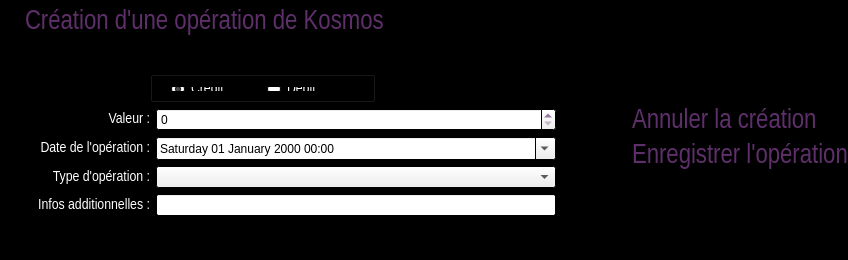
<?xml version="1.0" encoding="UTF-8"?>
<ui version="4.0">
 <class>CreateKosmosOperationClass</class>
 <widget class="QDialog" name="CreateKosmosOperationClass">
  <property name="geometry">
   <rect>
    <x>0</x>
    <y>0</y>
    <width>848</width>
    <height>260</height>
   </rect>
  </property>
  <property name="palette">
   <palette>
    <active>
     <colorrole role="WindowText">
      <brush brushstyle="SolidPattern">
       <color alpha="255">
        <red>94</red>
        <green>47</green>
        <blue>106</blue>
       </color>
      </brush>
     </colorrole>
     <colorrole role="Base">
      <brush brushstyle="SolidPattern">
       <color alpha="255">
        <red>255</red>
        <green>255</green>
        <blue>255</blue>
       </color>
      </brush>
     </colorrole>
     <colorrole role="Window">
      <brush brushstyle="SolidPattern">
       <color alpha="255">
        <red>0</red>
        <green>0</green>
        <blue>0</blue>
       </color>
      </brush>
     </colorrole>
    </active>
    <inactive>
     <colorrole role="WindowText">
      <brush brushstyle="SolidPattern">
       <color alpha="255">
        <red>94</red>
        <green>47</green>
        <blue>106</blue>
       </color>
      </brush>
     </colorrole>
     <colorrole role="Base">
      <brush brushstyle="SolidPattern">
       <color alpha="255">
        <red>255</red>
        <green>255</green>
        <blue>255</blue>
       </color>
      </brush>
     </colorrole>
     <colorrole role="Window">
      <brush brushstyle="SolidPattern">
       <color alpha="255">
        <red>0</red>
        <green>0</green>
        <blue>0</blue>
       </color>
      </brush>
     </colorrole>
    </inactive>
    <disabled>
     <colorrole role="WindowText">
      <brush brushstyle="SolidPattern">
       <color alpha="255">
        <red>120</red>
        <green>120</green>
        <blue>120</blue>
       </color>
      </brush>
     </colorrole>
     <colorrole role="Base">
      <brush brushstyle="SolidPattern">
       <color alpha="255">
        <red>0</red>
        <green>0</green>
        <blue>0</blue>
       </color>
      </brush>
     </colorrole>
     <colorrole role="Window">
      <brush brushstyle="SolidPattern">
       <color alpha="255">
        <red>0</red>
        <green>0</green>
        <blue>0</blue>
       </color>
      </brush>
     </colorrole>
    </disabled>
   </palette>
  </property>
  <property name="windowTitle">
   <string>Création d'opération de Kosmos</string>
  </property>
  <property name="windowIcon">
   <iconset resource="pokersphere.qrc">
    <normaloff>:/img/Resources/sphere.ico</normaloff>:/img/Resources/sphere.ico</iconset>
  </property>
  <layout class="QHBoxLayout" name="horizontalLayout_6">
   <property name="spacing">
    <number>0</number>
   </property>
   <property name="margin">
    <number>0</number>
   </property>
   <item>
    <layout class="QHBoxLayout" name="horizontalLayout">
     <item>
      <layout class="QVBoxLayout" name="verticalLayout_5">
       <property name="topMargin">
        <number>9</number>
       </property>
       <property name="rightMargin">
        <number>9</number>
       </property>
       <item>
        <layout class="QHBoxLayout" name="horizontalLayout_7">
         <property name="leftMargin">
          <number>25</number>
         </property>
         <property name="bottomMargin">
          <number>30</number>
         </property>
         <item>
          <widget class="QLabel" name="creationOperationKosmosLabel">
           <property name="font">
            <font>
             <family>Arial Narrow</family>
             <pointsize>20</pointsize>
            </font>
           </property>
           <property name="text">
            <string>Création d'une opération de Kosmos</string>
           </property>
          </widget>
         </item>
        </layout>
       </item>
       <item>
        <layout class="QHBoxLayout" name="horizontalLayout_8">
         <property name="spacing">
          <number>0</number>
         </property>
         <property name="leftMargin">
          <number>150</number>
         </property>
         <item>
          <widget class="QGroupBox" name="groupBox">
           <property name="minimumSize">
            <size>
             <width>225</width>
             <height>25</height>
            </size>
           </property>
           <property name="maximumSize">
            <size>
             <width>225</width>
             <height>16777215</height>
            </size>
           </property>
           <property name="palette">
            <palette>
             <active>
              <colorrole role="WindowText">
               <brush brushstyle="SolidPattern">
                <color alpha="255">
                 <red>94</red>
                 <green>47</green>
                 <blue>106</blue>
                </color>
               </brush>
              </colorrole>
              <colorrole role="Light">
               <brush brushstyle="SolidPattern">
                <color alpha="255">
                 <red>0</red>
                 <green>0</green>
                 <blue>0</blue>
                </color>
               </brush>
              </colorrole>
              <colorrole role="Midlight">
               <brush brushstyle="SolidPattern">
                <color alpha="255">
                 <red>0</red>
                 <green>0</green>
                 <blue>0</blue>
                </color>
               </brush>
              </colorrole>
              <colorrole role="Dark">
               <brush brushstyle="SolidPattern">
                <color alpha="255">
                 <red>0</red>
                 <green>0</green>
                 <blue>0</blue>
                </color>
               </brush>
              </colorrole>
              <colorrole role="Text">
               <brush brushstyle="SolidPattern">
                <color alpha="255">
                 <red>0</red>
                 <green>0</green>
                 <blue>0</blue>
                </color>
               </brush>
              </colorrole>
              <colorrole role="ButtonText">
               <brush brushstyle="SolidPattern">
                <color alpha="255">
                 <red>0</red>
                 <green>0</green>
                 <blue>0</blue>
                </color>
               </brush>
              </colorrole>
             </active>
             <inactive>
              <colorrole role="WindowText">
               <brush brushstyle="SolidPattern">
                <color alpha="255">
                 <red>94</red>
                 <green>47</green>
                 <blue>106</blue>
                </color>
               </brush>
              </colorrole>
              <colorrole role="Light">
               <brush brushstyle="SolidPattern">
                <color alpha="255">
                 <red>0</red>
                 <green>0</green>
                 <blue>0</blue>
                </color>
               </brush>
              </colorrole>
              <colorrole role="Midlight">
               <brush brushstyle="SolidPattern">
                <color alpha="255">
                 <red>0</red>
                 <green>0</green>
                 <blue>0</blue>
                </color>
               </brush>
              </colorrole>
              <colorrole role="Dark">
               <brush brushstyle="SolidPattern">
                <color alpha="255">
                 <red>0</red>
                 <green>0</green>
                 <blue>0</blue>
                </color>
               </brush>
              </colorrole>
              <colorrole role="Text">
               <brush brushstyle="SolidPattern">
                <color alpha="255">
                 <red>0</red>
                 <green>0</green>
                 <blue>0</blue>
                </color>
               </brush>
              </colorrole>
              <colorrole role="ButtonText">
               <brush brushstyle="SolidPattern">
                <color alpha="255">
                 <red>0</red>
                 <green>0</green>
                 <blue>0</blue>
                </color>
               </brush>
              </colorrole>
             </inactive>
             <disabled>
              <colorrole role="WindowText">
               <brush brushstyle="SolidPattern">
                <color alpha="255">
                 <red>0</red>
                 <green>0</green>
                 <blue>0</blue>
                </color>
               </brush>
              </colorrole>
              <colorrole role="Light">
               <brush brushstyle="SolidPattern">
                <color alpha="255">
                 <red>0</red>
                 <green>0</green>
                 <blue>0</blue>
                </color>
               </brush>
              </colorrole>
              <colorrole role="Midlight">
               <brush brushstyle="SolidPattern">
                <color alpha="255">
                 <red>0</red>
                 <green>0</green>
                 <blue>0</blue>
                </color>
               </brush>
              </colorrole>
              <colorrole role="Dark">
               <brush brushstyle="SolidPattern">
                <color alpha="255">
                 <red>0</red>
                 <green>0</green>
                 <blue>0</blue>
                </color>
               </brush>
              </colorrole>
              <colorrole role="Text">
               <brush brushstyle="SolidPattern">
                <color alpha="255">
                 <red>0</red>
                 <green>0</green>
                 <blue>0</blue>
                </color>
               </brush>
              </colorrole>
              <colorrole role="ButtonText">
               <brush brushstyle="SolidPattern">
                <color alpha="255">
                 <red>0</red>
                 <green>0</green>
                 <blue>0</blue>
                </color>
               </brush>
              </colorrole>
             </disabled>
            </palette>
           </property>
           <property name="title">
            <string/>
           </property>
           <property name="flat">
            <bool>true</bool>
           </property>
           <widget class="QWidget" name="horizontalLayoutWidget">
            <property name="geometry">
             <rect>
              <x>10</x>
              <y>5</y>
              <width>208</width>
              <height>26</height>
             </rect>
            </property>
            <layout class="QHBoxLayout" name="horizontalLayout_2">
             <item>
              <widget class="QRadioButton" name="creditRadioButton">
               <property name="minimumSize">
                <size>
                 <width>100</width>
                 <height>0</height>
                </size>
               </property>
               <property name="maximumSize">
                <size>
                 <width>100</width>
                 <height>16777215</height>
                </size>
               </property>
               <property name="palette">
                <palette>
                 <active>
                  <colorrole role="WindowText">
                   <brush brushstyle="SolidPattern">
                    <color alpha="255">
                     <red>255</red>
                     <green>255</green>
                     <blue>255</blue>
                    </color>
                   </brush>
                  </colorrole>
                 </active>
                 <inactive>
                  <colorrole role="WindowText">
                   <brush brushstyle="SolidPattern">
                    <color alpha="255">
                     <red>255</red>
                     <green>255</green>
                     <blue>255</blue>
                    </color>
                   </brush>
                  </colorrole>
                 </inactive>
                 <disabled>
                  <colorrole role="WindowText">
                   <brush brushstyle="SolidPattern">
                    <color alpha="255">
                     <red>120</red>
                     <green>120</green>
                     <blue>120</blue>
                    </color>
                   </brush>
                  </colorrole>
                 </disabled>
                </palette>
               </property>
               <property name="font">
                <font>
                 <family>Arial Narrow</family>
                 <pointsize>11</pointsize>
                </font>
               </property>
               <property name="text">
                <string>Crédit</string>
               </property>
               <property name="checked">
                <bool>true</bool>
               </property>
              </widget>
             </item>
             <item>
              <widget class="QRadioButton" name="debitRadioButton">
               <property name="minimumSize">
                <size>
                 <width>100</width>
                 <height>0</height>
                </size>
               </property>
               <property name="maximumSize">
                <size>
                 <width>100</width>
                 <height>16777215</height>
                </size>
               </property>
               <property name="palette">
                <palette>
                 <active>
                  <colorrole role="WindowText">
                   <brush brushstyle="SolidPattern">
                    <color alpha="255">
                     <red>255</red>
                     <green>255</green>
                     <blue>255</blue>
                    </color>
                   </brush>
                  </colorrole>
                 </active>
                 <inactive>
                  <colorrole role="WindowText">
                   <brush brushstyle="SolidPattern">
                    <color alpha="255">
                     <red>255</red>
                     <green>255</green>
                     <blue>255</blue>
                    </color>
                   </brush>
                  </colorrole>
                 </inactive>
                 <disabled>
                  <colorrole role="WindowText">
                   <brush brushstyle="SolidPattern">
                    <color alpha="255">
                     <red>120</red>
                     <green>120</green>
                     <blue>120</blue>
                    </color>
                   </brush>
                  </colorrole>
                 </disabled>
                </palette>
               </property>
               <property name="font">
                <font>
                 <family>Arial Narrow</family>
                 <pointsize>11</pointsize>
                </font>
               </property>
               <property name="text">
                <string>Débit</string>
               </property>
              </widget>
             </item>
            </layout>
           </widget>
          </widget>
         </item>
         <item>
          <widget class="QLabel" name="bidonLabel">
           <property name="text">
            <string/>
           </property>
          </widget>
         </item>
        </layout>
       </item>
       <item>
        <layout class="QHBoxLayout" name="horizontalLayout_4">
         <item>
          <widget class="QLabel" name="valeurLabel">
           <property name="minimumSize">
            <size>
             <width>150</width>
             <height>20</height>
            </size>
           </property>
           <property name="maximumSize">
            <size>
             <width>150</width>
             <height>20</height>
            </size>
           </property>
           <property name="palette">
            <palette>
             <active>
              <colorrole role="WindowText">
               <brush brushstyle="SolidPattern">
                <color alpha="255">
                 <red>255</red>
                 <green>255</green>
                 <blue>255</blue>
                </color>
               </brush>
              </colorrole>
             </active>
             <inactive>
              <colorrole role="WindowText">
               <brush brushstyle="SolidPattern">
                <color alpha="255">
                 <red>255</red>
                 <green>255</green>
                 <blue>255</blue>
                </color>
               </brush>
              </colorrole>
             </inactive>
             <disabled>
              <colorrole role="WindowText">
               <brush brushstyle="SolidPattern">
                <color alpha="255">
                 <red>120</red>
                 <green>120</green>
                 <blue>120</blue>
                </color>
               </brush>
              </colorrole>
             </disabled>
            </palette>
           </property>
           <property name="font">
            <font>
             <family>Arial Narrow</family>
             <pointsize>11</pointsize>
            </font>
           </property>
           <property name="text">
            <string>Valeur :</string>
           </property>
           <property name="alignment">
            <set>Qt::AlignRight|Qt::AlignTrailing|Qt::AlignVCenter</set>
           </property>
          </widget>
         </item>
         <item>
          <widget class="QSpinBox" name="valeurSpinBox">
           <property name="maximum">
            <number>999999999</number>
           </property>
          </widget>
         </item>
        </layout>
       </item>
       <item>
        <layout class="QHBoxLayout" name="horizontalLayout_5">
         <item>
          <widget class="QLabel" name="dateOperationLabel">
           <property name="minimumSize">
            <size>
             <width>150</width>
             <height>20</height>
            </size>
           </property>
           <property name="maximumSize">
            <size>
             <width>150</width>
             <height>20</height>
            </size>
           </property>
           <property name="palette">
            <palette>
             <active>
              <colorrole role="WindowText">
               <brush brushstyle="SolidPattern">
                <color alpha="255">
                 <red>255</red>
                 <green>255</green>
                 <blue>255</blue>
                </color>
               </brush>
              </colorrole>
             </active>
             <inactive>
              <colorrole role="WindowText">
               <brush brushstyle="SolidPattern">
                <color alpha="255">
                 <red>255</red>
                 <green>255</green>
                 <blue>255</blue>
                </color>
               </brush>
              </colorrole>
             </inactive>
             <disabled>
              <colorrole role="WindowText">
               <brush brushstyle="SolidPattern">
                <color alpha="255">
                 <red>120</red>
                 <green>120</green>
                 <blue>120</blue>
                </color>
               </brush>
              </colorrole>
             </disabled>
            </palette>
           </property>
           <property name="font">
            <font>
             <family>Arial Narrow</family>
             <pointsize>11</pointsize>
            </font>
           </property>
           <property name="text">
            <string>Date de l'opération :</string>
           </property>
           <property name="alignment">
            <set>Qt::AlignRight|Qt::AlignTrailing|Qt::AlignVCenter</set>
           </property>
          </widget>
         </item>
         <item>
          <widget class="QDateTimeEdit" name="dateOperationDateTimeEdit">
           <property name="displayFormat">
            <string>dddd dd MMMM yyyy HH:mm</string>
           </property>
           <property name="calendarPopup">
            <bool>true</bool>
           </property>
          </widget>
         </item>
        </layout>
       </item>
       <item>
        <layout class="QHBoxLayout" name="horizontalLayout_3">
         <item>
          <widget class="QLabel" name="typeOperationLabel">
           <property name="minimumSize">
            <size>
             <width>150</width>
             <height>20</height>
            </size>
           </property>
           <property name="maximumSize">
            <size>
             <width>150</width>
             <height>20</height>
            </size>
           </property>
           <property name="palette">
            <palette>
             <active>
              <colorrole role="WindowText">
               <brush brushstyle="SolidPattern">
                <color alpha="255">
                 <red>255</red>
                 <green>255</green>
                 <blue>255</blue>
                </color>
               </brush>
              </colorrole>
             </active>
             <inactive>
              <colorrole role="WindowText">
               <brush brushstyle="SolidPattern">
                <color alpha="255">
                 <red>255</red>
                 <green>255</green>
                 <blue>255</blue>
                </color>
               </brush>
              </colorrole>
             </inactive>
             <disabled>
              <colorrole role="WindowText">
               <brush brushstyle="SolidPattern">
                <color alpha="255">
                 <red>120</red>
                 <green>120</green>
                 <blue>120</blue>
                </color>
               </brush>
              </colorrole>
             </disabled>
            </palette>
           </property>
           <property name="font">
            <font>
             <family>Arial Narrow</family>
             <pointsize>11</pointsize>
            </font>
           </property>
           <property name="text">
            <string>Type d'opération :</string>
           </property>
           <property name="alignment">
            <set>Qt::AlignRight|Qt::AlignTrailing|Qt::AlignVCenter</set>
           </property>
          </widget>
         </item>
         <item>
          <widget class="QComboBox" name="typeOperationComboBox">
           <property name="minimumSize">
            <size>
             <width>400</width>
             <height>22</height>
            </size>
           </property>
          </widget>
         </item>
        </layout>
       </item>
       <item>
        <layout class="QHBoxLayout" name="horizontalLayout_13">
         <item>
          <widget class="QLabel" name="infosAdditionnellesLabel">
           <property name="minimumSize">
            <size>
             <width>150</width>
             <height>20</height>
            </size>
           </property>
           <property name="maximumSize">
            <size>
             <width>150</width>
             <height>20</height>
            </size>
           </property>
           <property name="palette">
            <palette>
             <active>
              <colorrole role="WindowText">
               <brush brushstyle="SolidPattern">
                <color alpha="255">
                 <red>255</red>
                 <green>255</green>
                 <blue>255</blue>
                </color>
               </brush>
              </colorrole>
             </active>
             <inactive>
              <colorrole role="WindowText">
               <brush brushstyle="SolidPattern">
                <color alpha="255">
                 <red>255</red>
                 <green>255</green>
                 <blue>255</blue>
                </color>
               </brush>
              </colorrole>
             </inactive>
             <disabled>
              <colorrole role="WindowText">
               <brush brushstyle="SolidPattern">
                <color alpha="255">
                 <red>120</red>
                 <green>120</green>
                 <blue>120</blue>
                </color>
               </brush>
              </colorrole>
             </disabled>
            </palette>
           </property>
           <property name="font">
            <font>
             <family>Arial Narrow</family>
             <pointsize>11</pointsize>
            </font>
           </property>
           <property name="text">
            <string>Infos additionnelles :</string>
           </property>
           <property name="alignment">
            <set>Qt::AlignRight|Qt::AlignTrailing|Qt::AlignVCenter</set>
           </property>
          </widget>
         </item>
         <item>
          <widget class="QLineEdit" name="infosAdditionnellesLineEdit">
           <property name="maxLength">
            <number>255</number>
           </property>
          </widget>
         </item>
        </layout>
       </item>
       <item>
        <spacer name="verticalSpacer_3">
         <property name="orientation">
          <enum>Qt::Vertical</enum>
         </property>
         <property name="sizeHint" stdset="0">
          <size>
           <width>20</width>
           <height>40</height>
          </size>
         </property>
        </spacer>
       </item>
      </layout>
     </item>
     <item>
      <spacer name="horizontalSpacer">
       <property name="orientation">
        <enum>Qt::Horizontal</enum>
       </property>
       <property name="sizeHint" stdset="0">
        <size>
         <width>40</width>
         <height>20</height>
        </size>
       </property>
      </spacer>
     </item>
     <item>
      <layout class="QVBoxLayout" name="verticalLayout_2">
       <property name="leftMargin">
        <number>9</number>
       </property>
       <item>
        <widget class="QLabel" name="logoLabel">
         <property name="maximumSize">
          <size>
           <width>256</width>
           <height>150</height>
          </size>
         </property>
         <property name="text">
          <string/>
         </property>
         <property name="pixmap">
          <pixmap resource="pokersphere.qrc">:/img/Resources/pokerSphere.gif</pixmap>
         </property>
         <property name="scaledContents">
          <bool>true</bool>
         </property>
         <property name="alignment">
          <set>Qt::AlignCenter</set>
         </property>
        </widget>
       </item>
       <item>
        <layout class="QVBoxLayout" name="verticalLayout_6">
         <property name="leftMargin">
          <number>9</number>
         </property>
         <item>
          <spacer name="verticalSpacer">
           <property name="orientation">
            <enum>Qt::Vertical</enum>
           </property>
           <property name="sizeHint" stdset="0">
            <size>
             <width>20</width>
             <height>40</height>
            </size>
           </property>
          </spacer>
         </item>
         <item>
          <widget class="QLabel" name="annulerCreationLabel">
           <property name="maximumSize">
            <size>
             <width>390</width>
             <height>16777215</height>
            </size>
           </property>
           <property name="font">
            <font>
             <family>Arial Narrow</family>
             <pointsize>20</pointsize>
            </font>
           </property>
           <property name="text">
            <string>&lt;a href=&quot;a&quot; style=&quot;text-decoration:none;&quot;&gt;&lt;font color=&quot;#5E2F6A&quot;&gt;Annuler la création&lt;/font&gt;&lt;/a&gt;</string>
           </property>
          </widget>
         </item>
         <item>
          <widget class="QLabel" name="enregistrerOperationLabel">
           <property name="font">
            <font>
             <family>Arial Narrow</family>
             <pointsize>20</pointsize>
            </font>
           </property>
           <property name="text">
            <string>&lt;a href=&quot;a&quot; style=&quot;text-decoration:none;&quot;&gt;&lt;font color=&quot;#5E2F6A&quot;&gt;Enregistrer l'opération&lt;/font&gt;&lt;/a&gt;</string>
           </property>
          </widget>
         </item>
         <item>
          <spacer name="verticalSpacer_2">
           <property name="orientation">
            <enum>Qt::Vertical</enum>
           </property>
           <property name="sizeHint" stdset="0">
            <size>
             <width>20</width>
             <height>40</height>
            </size>
           </property>
          </spacer>
         </item>
        </layout>
       </item>
      </layout>
     </item>
    </layout>
   </item>
  </layout>
 </widget>
 <layoutdefault spacing="6" margin="11"/>
 <resources>
  <include location="pokersphere.qrc"/>
 </resources>
 <connections/>
</ui>
